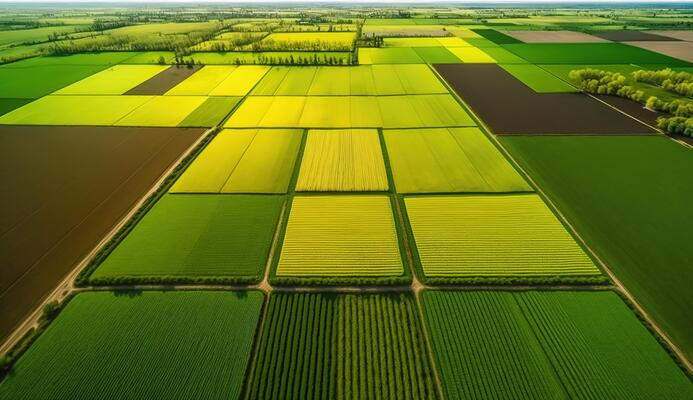
#> input picture parcel.jpeg, 693 x 400 px
$ python splitting_merge.py
#> lines starting #> are read from the running program, lines starting #| are printed output that depends on the picture
import numpy as np
import cv2

image = cv2.imread("parcel.jpeg")
#> image is the input picture: shape (400, 693, 3); mean B, G, R 24.9, 117.3, 102.4
cv2.imshow("Original", image)

(B, G, R) = cv2.split(image)
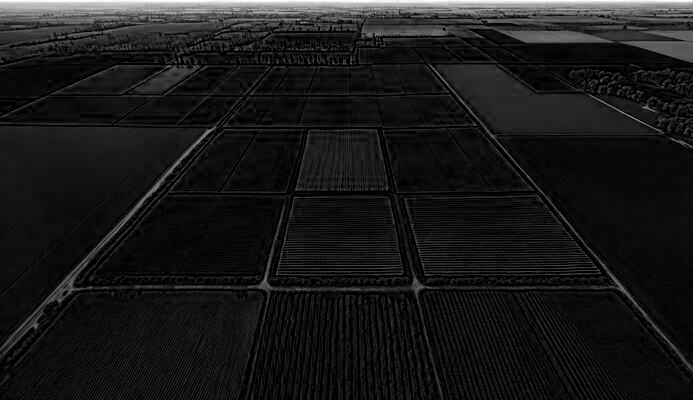
#> B: shape (400, 693); min 0, max 255, mean 24.9
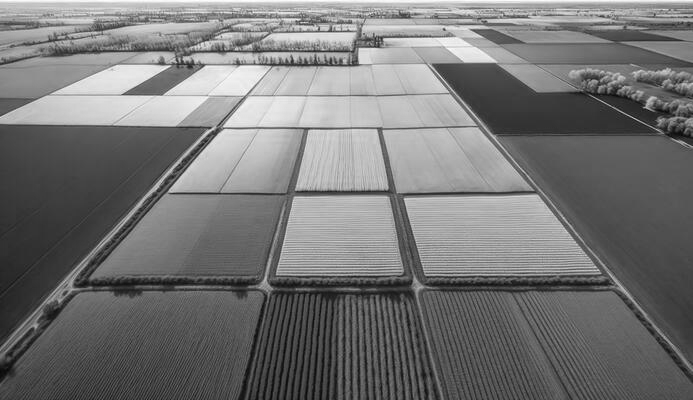
#> G: shape (400, 693); min 7, max 255, mean 117.3
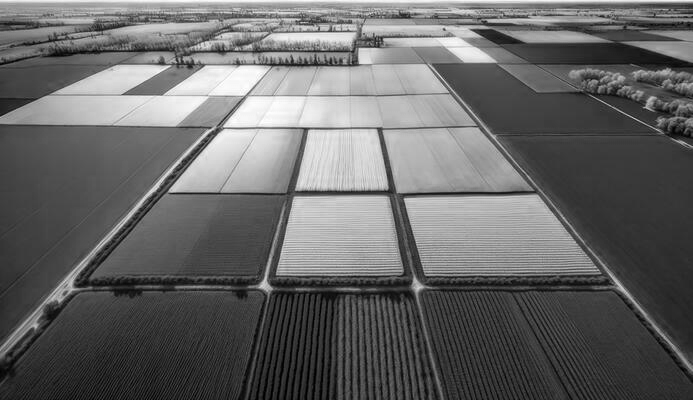
#> R: shape (400, 693); min 0, max 255, mean 102.4
cv2.imshow("Red", R)
cv2.imshow("Green", G)
cv2.imshow("Blue", B)

merged = cv2.merge([B, G, R])
cv2.imshow("Merged", merged)

#cv2.destroyAllWindows()
zeros = np.zeros(image.shape[:2], dtype = "uint8")
cv2.imshow("Red", cv2.merge([zeros, zeros, R]))
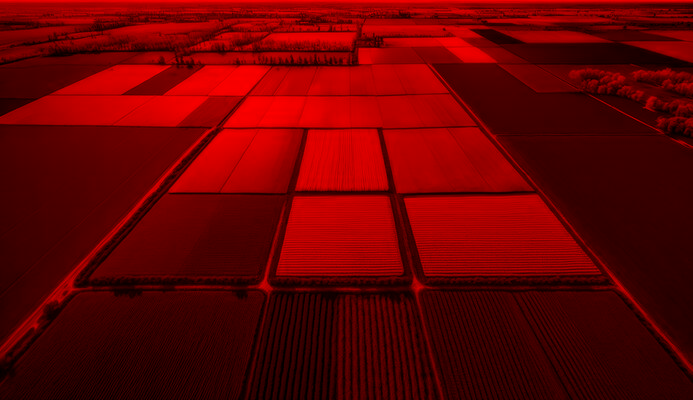
#> window 'Red': shape (400, 693, 3); mean B, G, R 0, 0, 102.4
cv2.imshow("Green", cv2.merge([zeros, G, zeros]))
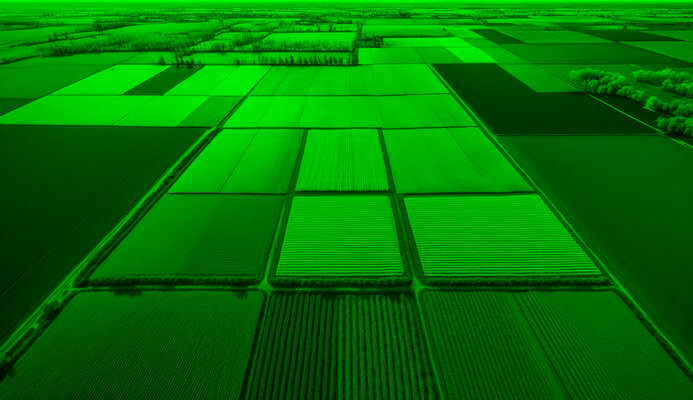
#> window 'Green': shape (400, 693, 3); mean B, G, R 0, 117.3, 0
cv2.imshow("Blue", cv2.merge([B, zeros, zeros]))
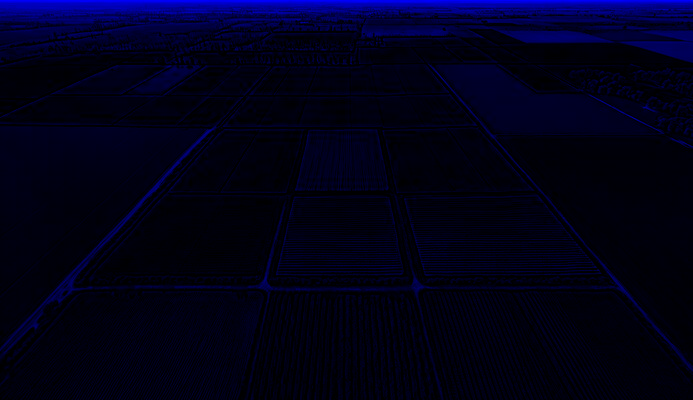
#> window 'Blue': shape (400, 693, 3); mean B, G, R 24.9, 0, 0
cv2.waitKey(0)
